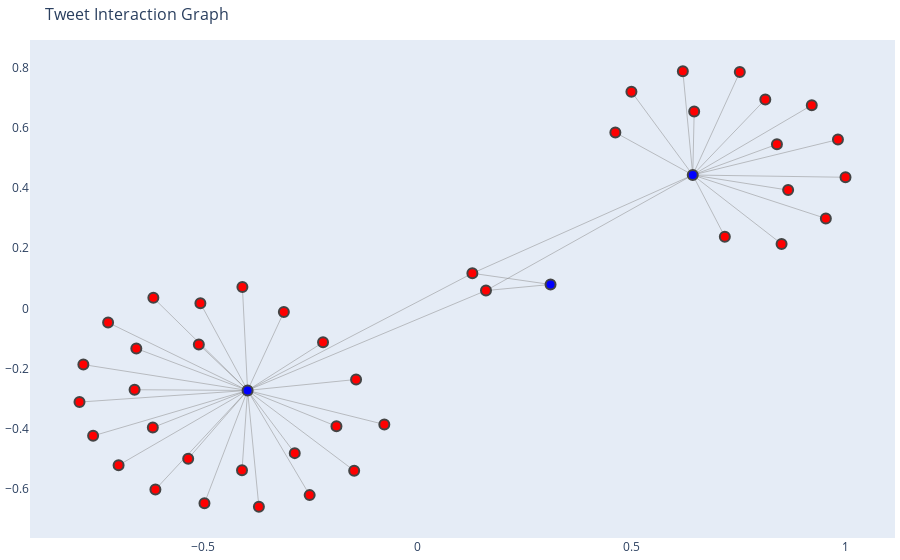

The notebook cell saved with this chart:
### Code cell
# Create the graph
reply_user_ids = most_frequent_combinations['user_combination'].values[0]

G = nx.Graph()
for _, row in df[df.reply_user_id.isin(reply_user_ids)].iterrows():
    G.add_edge(row['id'], row['reply_user_id'])

# Determine unique node types for coloring
node_types = {'id': 'red', 'reply_user_id': 'blue'}

# Initialize node colors
node_colors = {}
for node in G.nodes():
    if node in df['id'].values:
        node_colors[node] = node_types['id']
    elif node in df['reply_user_id'].values:
        node_colors[node] = node_types['reply_user_id']

# Extract node positions using a layout
pos = nx.spring_layout(G)

# Extract edges and their positions
edge_x = []
edge_y = []
for edge in G.edges():
    x0, y0 = pos[edge[0]]
    x1, y1 = pos[edge[1]]
    edge_x.extend([x0, x1, None])
    edge_y.extend([y0, y1, None])

# Extract node positions and colors
node_x = []
node_y = []
node_color = []
for node in G.nodes():
    x, y = pos[node]
    node_x.append(x)
    node_y.append(y)
    node_color.append(node_colors[node])

# Create edge trace
edge_trace = go.Scatter(
    x=edge_x, y=edge_y,
    line=dict(width=0.5, color='#888'),
    hoverinfo='none',
    mode='lines')

# Create node trace
node_trace = go.Scatter(
    x=node_x, y=node_y,
    mode='markers',
    hoverinfo='none',
    marker=dict(
        showscale=False,
        colorscale='YlGnBu',
        color=node_color,
        size=10,
        line_width=2))

# Create the figure
fig = go.Figure(data=[edge_trace, node_trace],
                layout=go.Layout(
                    title='Tweet Interaction Graph',
                    titlefont_size=16,
                    showlegend=False,
                    hovermode='closest',
                    margin=dict(b=20, l=5, r=5, t=40),
                    annotations=[dict(
                        text="",
                        showarrow=False,
                        xref="paper", yref="paper")],
                    xaxis=dict(showgrid=False, zeroline=False),
                    yaxis=dict(showgrid=False, zeroline=False)))

# Show the figure
fig.show()

### Figure 1 — Plotly figure (JSON) as saved in the notebook; plotly's stock layout.template omitted (floating-point values rounded to 4 significant figures; data arrays with more than 128 entries replaced by an {"elided": "..."} marker saying what was removed)
{"data": [{"hoverinfo": "none", "line": {"color": "#888", "width": 0.5}, "mode": "lines", "type": "scatter", "x": {"elided": "135 float values"}, "y": {"elided": "135 float values"}}, {"hoverinfo": "none", "marker": {"color": ["red", "blue", "red", "blue", "red", "red", "red", "red", "red", "red", "red", "red", "red", "red", "red", "red", "red", "red", "red", "red", "red", "red", "red", "red", "red", "red", "red", "red", "red", "blue", "red", "red", "red", "red", "red", "red", "red", "red", "red", "red", "red", "red", "red", "red"], "colorscale": [[0, "rgb(255,255,217)"], [0.125, "rgb(237,248,177)"], [0.25, "rgb(199,233,180)"], [0.375, "rgb(127,205,187)"], [0.5, "rgb(65,182,196)"], [0.625, "rgb(29,145,192)"], [0.75, "rgb(34,94,168)"], [0.875, "rgb(37,52,148)"], [1, "rgb(8,29,88)"]], "line": {"width": 2}, "showscale": false, "size": 10}, "mode": "markers", "type": "scatter", "x": [-0.4086, -0.3965, 0.8127, 0.6432, -0.7891, -0.6178, -0.7801, 0.6201, 0.7182, -0.6166, -0.6604, -0.4096, 0.4625, -0.7573, -0.6978, 0.8399, -0.4972, -0.1431, -0.5104, -0.5353, -0.6118, 1, -0.6564, 0.9212, -0.5067, -0.2203, 0.9824, -0.7223, 0.1603, 0.3111, -0.2515, 0.1285, -0.2864, 0.8507, 0.9541, -0.1476, -0.3118, 0.6466, 0.5, 0.7531, -0.3701, -0.07715, 0.866, -0.1889], "y": [0.07086, -0.2727, 0.6944, 0.4432, -0.3114, -0.396, -0.1868, 0.7883, 0.2381, 0.03498, -0.2704, -0.5382, 0.5844, -0.4237, -0.5213, 0.5452, -0.6474, -0.2363, -0.1197, -0.4995, -0.6019, 0.4357, -0.1333, 0.6751, 0.01708, -0.1129, 0.5609, -0.04716, 0.05913, 0.07941, -0.6206, 0.1165, -0.481, 0.2141, 0.2987, -0.5393, -0.0122, 0.6542, 0.7201, 0.7851, -0.6596, -0.3857, 0.393, -0.3918]}], "layout": {"annotations": [{"showarrow": false, "text": "", "xref": "paper", "yref": "paper"}], "autosize": true, "hovermode": "closest", "margin": {"b": 20, "l": 5, "r": 5, "t": 40}, "showlegend": false, "title": {"font": {"size": 16}, "text": "Tweet Interaction Graph"}, "xaxis": {"autorange": true, "range": [-0.9016, 1.113], "showgrid": false, "type": "linear", "zeroline": false}, "yaxis": {"autorange": true, "range": [-0.7792, 0.9079], "showgrid": false, "type": "linear", "zeroline": false}}}
